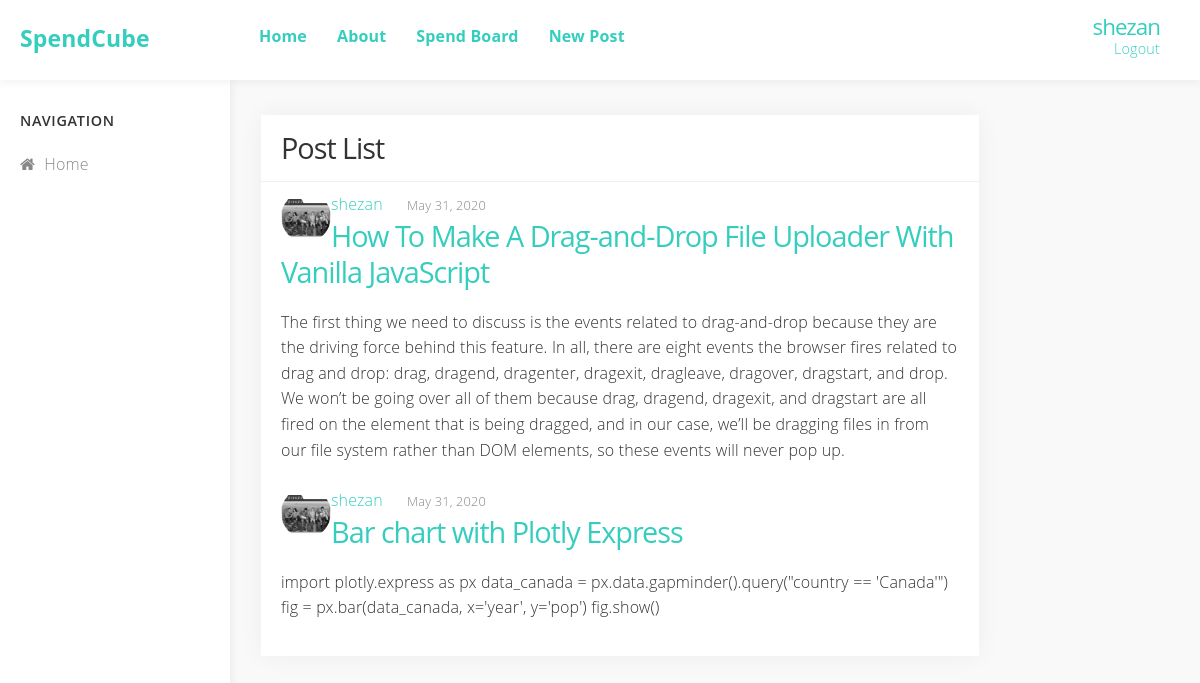
The app's page / (signed in) with its own data.
### post/models.py (models this page shows, shortened)
class Post(models.Model):
    title = models.CharField(max_length=100)
    content = models.TextField()
    date_posted = models.DateTimeField(default=timezone.now)
    author = models.ForeignKey(User, on_delete=models.CASCADE)

### users/models.py (models this page shows, shortened)
class Profile(models.Model):
    user = models.OneToOneField(User, on_delete=models.CASCADE)
    image = models.ImageField(default='default.jpg', upload_to='profile_pics')

### post/views.py (the view)
# urls.py: path('', PostListView.as_view(), name='home'),
class PostListView(ListView):
    model = Post
    template_name = 'post/home.html'
    context_object_name = 'posts'
    ordering = ['-date_posted']
    paginate_by = 3

### post/templates/post/home.html (shortened to what this page needs)
{% extends 'post/base.html' %}
{% block content_title %}
Post List
{% endblock content_title %}
{% block content_body %}
{% for post in posts %}
<article class="media content-section">
  <img src="{{ post.author.profile.image.url }}" alt="profile photo" class="circle float-left profile-photo p-4"
    width="50" height="">
  <div class="media-body">
    <div class="article-metadata">
      <a class="mr-2" href="{% url 'user_posts' post.author.username %}">{{ post.author }}</a>
      <small class="text-muted">{{ post.date_posted|date:"F d, Y" }}</small>
    </div>
    <h2><a class="article-title" href="{% url 'post_detail' post.id %}">{{ post.title }}</a></h2>
    <p class="article-content">{{ post.content }}</p>
  </div>
</article>
{% endfor %}
{% endblock content_body %}

### templates/components/Navbar.html (shortened to what this page needs)
<div class="navbar">
    <div class="row">
        <div class="column column-20 col-site-title"><a href="{% url 'home' %}"
                class="site-title float-left">SpendCube</a></div>
        <div class="column column-60">
            <ul class="custome-nav">
                <li><a href="{% url 'home' %}">Home</a></li>
                <li><a href="{% url 'dashboard_about' %}">About</a></li>
                {% if user.is_authenticated %}
                <li><a href="{% url 'dashboard' %}">Spend Board</a></li>
                <li><a href="{% url 'post_create' %}">New Post</a></li>
                {% endif %}
            </ul>
        </div>
        {% if user.is_authenticated %}
        <div class="column column-20">
            <div class="user-section"><a href="{% url 'profile' %}">
                    <div class="username">
                        <h4>{{ user.username }}</h4>
                        <p><a class="" href="{% url 'logout' %}">Logout</a></p>
                    </div>
                </a></div>
        </div>
        {% else %}
        <ul class="custome-nav">
            <li><a href="{% url 'login' %}">Login</a></li>
            <li><a href="{% url 'register' %}">Signup</a></li>
        </ul>
        {% endif %}
    </div>
</div>

### static/css/styles.css (style rules this page uses)
body { background: #f9f9f9; height: 100%; width: 100%; overflow-x: hidden; font-size: 1.6em; font-family: "Open Sans", "Helvetica Neue", Helvetica, Arial, sans-serif; color: #333; }
h1, h2, h3, h4, h5, h6 { font-weight: 500; letter-spacing: -.1rem; margin-bottom: 2.0rem; margin-top: 0; }
h2 { font-size: 1.8em; }
h4 { font-size: 1.4em; }
a { color: #35cebe; }
.text-muted { color: #888; }
.circle { border-radius: 499rem; }
.mr-2 { margin-right: 2rem; }
.navbar { position: fixed; z-index: 1; width: 100%; background: #fff; height: 80px; padding: 20px 0; box-shadow: 0px 3px 8px rgba(0, 0, 0, 0.05); }
.navbar a.site-title { color: #222; color: #35cebe; font-size: 2.3rem; font-weight: bold; display: block; margin: 0 20px 10px 20px; }
.user-section { margin-top: -8px; margin-right: 40px; }
.user-section a { float: right; }
.user-section .username { color: #333; float: right; text-align: left; }
.user-section .username h4 { margin-bottom: -.5rem; }
.user-section .username p { color: #888; font-size: .9em; }

### templates/components/Navbar.html (style rules this page uses)
.custome-nav { list-style-type: none; display: flex; font-weight: bold; }
.custome-nav>li { padding: 4px 15px; }

### records on screen
Post: author.profile.image (picture), author "shezan", date_posted "May 31, 2020", title "How To Make A Drag-and-Drop File Uploader With Vanilla JavaScript", content "The first thing we need to discuss is the events related to drag-and-drop because they are the driving force behind this feature. In all, there are eight events the browser fires related to drag and drop: drag, dragend, dragenter, dragexit, dragleave, dragover, dragstart, and drop. We won’t be going over all of them because drag, dragend, dragexit, and dragstart are all fired on the element that is being dragged, and in our case, we’ll be dragging files in from our file system rather than DOM elements, so these events will never pop up."
Post: author.profile.image (picture), author "shezan", date_posted "May 31, 2020", title "Bar chart with Plotly Express", content "import plotly.express as px data_canada = px.data.gapminder().query(\"country == 'Canada'\") fig = px.bar(data_canada, x='year', y='pop') fig.show()"

### other values on screen
{{ user.username }} "shezan"
